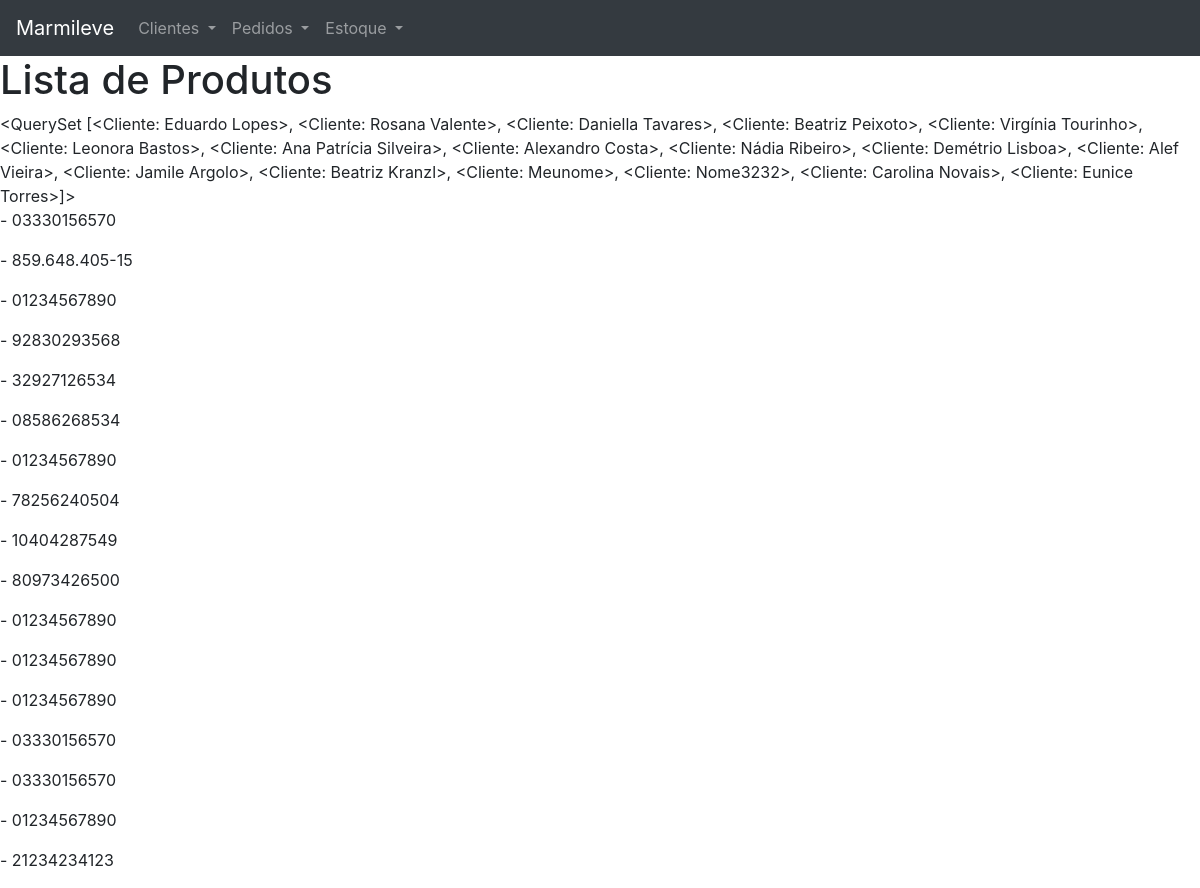
The app's page /productview/ with its own data.
### sitemarmileve/models.py (models this page shows)
class Cliente(models.Model):
    nome = models.CharField(max_length=200, unique=True)
    email = models.EmailField()
    telefone = models.CharField(max_length=11)
    cpf = models.CharField(max_length=200)
    def __str__(self):
        return str(self.nome)

### sitemarmileve/views.py (the view)
# urls.py: path('productview/', product_list_view),
def product_list_view(request):
    queryset = Cliente.objects.all()
    context = {'object_list': queryset}
    template_name = 'sitemarmileve/productview.html'
    return render(request, template_name, context)

### sitemarmileve/templates/sitemarmileve/productview.html
{% extends 'sitemarmileve/base.html' %}
{% block content %}
<h1>Lista de Produtos</h1>
{{ object_list }}
{% for i in object_list %}
<p><a href="/clientelookup/{{i.id}}">{{i.nome_text}}</a> - {{ i.cpf }}</p>
{% endfor %}
{% endblock %}

### records on screen
Cliente: nome.nome "<QuerySet [<Cliente: Eduardo Lopes>, <Cliente: Rosana Valente>, <Cliente: Daniella Tavares>, <Cliente: Beatriz Peixoto>, <Cliente: Virgínia Tourinho>, <Cliente: Leonora Bastos>, <Cliente: Ana Patrícia Silveira>, <Cliente: Alexandro Costa>, <Cliente: Nádia Ribeiro>, <Cliente: Demétrio Lisboa>, <Cliente: Alef Vieira>, <Cliente: Jamile Argolo>, <Cliente: Beatriz Kranzl>, <Cliente: Meunome>, <Cliente: Nome3232>, <Cliente: Carolina Novais>, <Cliente: Eunice Torres>]>", cpf "03330156570"
Cliente: cpf "859.648.405-15"
Cliente: cpf "01234567890"
Cliente: cpf "92830293568"
Cliente: cpf "32927126534"
Cliente: cpf "08586268534"
Cliente: cpf "01234567890"
Cliente: cpf "78256240504"
Cliente: cpf "10404287549"
Cliente: cpf "80973426500"
Cliente: cpf "01234567890"
Cliente: cpf "01234567890"
Cliente: cpf "01234567890"
Cliente: cpf "03330156570"
Cliente: cpf "03330156570"
Cliente: cpf "01234567890"
Cliente: cpf "21234234123"
